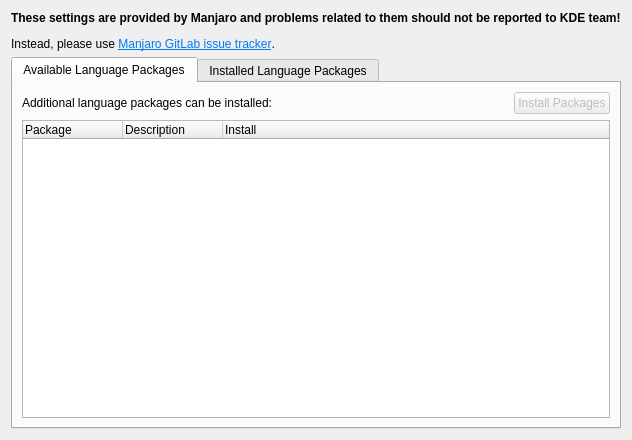
<?xml version="1.0" encoding="UTF-8"?>
<ui version="4.0">
 <class>PageLanguagePackages</class>
 <widget class="QWidget" name="PageLanguagePackages">
  <property name="geometry">
   <rect>
    <x>0</x>
    <y>0</y>
    <width>600</width>
    <height>440</height>
   </rect>
  </property>
  <property name="windowTitle">
   <string notr="true"/>
  </property>
  <layout class="QVBoxLayout" name="verticalLayout">
   <item>
    <widget class="QLabel" name="kcmdisclaimer">
     <property name="text">
      <string>&lt;html&gt;&lt;head/&gt;&lt;body&gt;&lt;p&gt;&lt;span style=&quot; font-weight:600;&quot;&gt;These settings are provided by Manjaro and problems related to them should not be reported to KDE team!&lt;/span&gt;&lt;/p&gt;&lt;p&gt;Instead, please use &lt;a href=&quot;https://gitlab.manjaro.org/applications/manjaro-settings-manager/-/issues&quot;&gt;&lt;span style=&quot; text-decoration: underline; color:#007af4;&quot;&gt;Manjaro GitLab issue tracker&lt;/span&gt;&lt;/a&gt;.&lt;/p&gt;&lt;/body&gt;&lt;/html&gt;</string>
     </property>
    </widget>
   </item>
   <item>
    <widget class="QTabWidget" name="tabWidget">
     <property name="currentIndex">
      <number>0</number>
     </property>
     <widget class="QWidget" name="tabAvailable">
      <attribute name="title">
       <string>Available Language Packages</string>
      </attribute>
      <layout class="QVBoxLayout" name="verticalLayout_2">
       <item>
        <layout class="QHBoxLayout" name="horizontalLayout">
         <item>
          <widget class="QLabel" name="labelAvailableInfo">
           <property name="text">
            <string>Additional language packages can be installed:</string>
           </property>
          </widget>
         </item>
         <item>
          <spacer name="horizontalSpacer">
           <property name="orientation">
            <enum>Qt::Horizontal</enum>
           </property>
           <property name="sizeHint" stdset="0">
            <size>
             <width>40</width>
             <height>20</height>
            </size>
           </property>
          </spacer>
         </item>
         <item>
          <widget class="QPushButton" name="installPackagesButton">
           <property name="enabled">
            <bool>false</bool>
           </property>
           <property name="text">
            <string>Install Packages</string>
           </property>
          </widget>
         </item>
        </layout>
       </item>
       <item>
        <widget class="QTreeWidget" name="treeWidgetAvailable">
         <property name="iconSize">
          <size>
           <width>24</width>
           <height>24</height>
          </size>
         </property>
         <property name="rootIsDecorated">
          <bool>false</bool>
         </property>
         <property name="uniformRowHeights">
          <bool>true</bool>
         </property>
         <property name="itemsExpandable">
          <bool>false</bool>
         </property>
         <column>
          <property name="text">
           <string>Package</string>
          </property>
         </column>
         <column>
          <property name="text">
           <string>Description</string>
          </property>
         </column>
         <column>
          <property name="text">
           <string>Install</string>
          </property>
         </column>
        </widget>
       </item>
      </layout>
     </widget>
     <widget class="QWidget" name="tabInstalled">
      <attribute name="title">
       <string>Installed Language Packages</string>
      </attribute>
      <layout class="QVBoxLayout" name="verticalLayout_3">
       <item>
        <widget class="QLabel" name="labelInstalledInfo">
         <property name="text">
          <string>Installed language packages:</string>
         </property>
        </widget>
       </item>
       <item>
        <widget class="QTreeWidget" name="treeWidgetInstalled">
         <property name="iconSize">
          <size>
           <width>24</width>
           <height>24</height>
          </size>
         </property>
         <property name="rootIsDecorated">
          <bool>false</bool>
         </property>
         <property name="uniformRowHeights">
          <bool>true</bool>
         </property>
         <property name="itemsExpandable">
          <bool>false</bool>
         </property>
         <column>
          <property name="text">
           <string>Package</string>
          </property>
         </column>
         <column>
          <property name="text">
           <string>Parent Package</string>
          </property>
         </column>
        </widget>
       </item>
      </layout>
     </widget>
    </widget>
   </item>
  </layout>
 </widget>
 <resources/>
 <connections/>
</ui>
